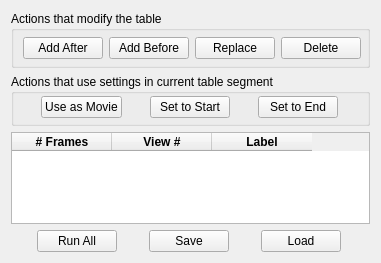
<?xml version="1.0" encoding="UTF-8"?>
<ui version="4.0">
 <class>MovieSequenceForm</class>
 <widget class="QWidget" name="MovieSequenceForm">
  <property name="geometry">
   <rect>
    <x>0</x>
    <y>0</y>
    <width>363</width>
    <height>263</height>
   </rect>
  </property>
  <property name="sizePolicy">
   <sizepolicy hsizetype="Expanding" vsizetype="Expanding">
    <horstretch>0</horstretch>
    <verstretch>0</verstretch>
   </sizepolicy>
  </property>
  <property name="windowTitle">
   <string>3dmodv Movie Sequence</string>
  </property>
  <layout class="QVBoxLayout" name="verticalLayout">
   <item>
    <widget class="QGroupBox" name="groupBox">
     <property name="sizePolicy">
      <sizepolicy hsizetype="Expanding" vsizetype="Preferred">
       <horstretch>0</horstretch>
       <verstretch>0</verstretch>
      </sizepolicy>
     </property>
     <property name="title">
      <string>Actions that modify the table</string>
     </property>
     <layout class="QHBoxLayout" name="horizontalLayout_2">
      <property name="topMargin">
       <number>6</number>
      </property>
      <property name="rightMargin">
       <number>6</number>
      </property>
      <property name="bottomMargin">
       <number>6</number>
      </property>
      <item>
       <widget class="QPushButton" name="addAfterButton">
        <property name="toolTip">
         <string>Add current movie to table after selected line</string>
        </property>
        <property name="text">
         <string>Add After</string>
        </property>
       </widget>
      </item>
      <item>
       <widget class="QPushButton" name="addBeforeButton">
        <property name="sizePolicy">
         <sizepolicy hsizetype="Fixed" vsizetype="Fixed">
          <horstretch>0</horstretch>
          <verstretch>0</verstretch>
         </sizepolicy>
        </property>
        <property name="toolTip">
         <string>Add current movie to table before selected line</string>
        </property>
        <property name="text">
         <string>Add Before</string>
        </property>
       </widget>
      </item>
      <item>
       <widget class="QPushButton" name="replaceButton">
        <property name="toolTip">
         <string>Update selected table segment with current movie settings</string>
        </property>
        <property name="text">
         <string>Replace</string>
        </property>
       </widget>
      </item>
      <item>
       <widget class="QPushButton" name="deleteButton">
        <property name="toolTip">
         <string>Delete segment selected in table</string>
        </property>
        <property name="text">
         <string>Delete</string>
        </property>
       </widget>
      </item>
     </layout>
    </widget>
   </item>
   <item>
    <widget class="QGroupBox" name="groupBox_2">
     <property name="sizePolicy">
      <sizepolicy hsizetype="Expanding" vsizetype="Preferred">
       <horstretch>0</horstretch>
       <verstretch>0</verstretch>
      </sizepolicy>
     </property>
     <property name="title">
      <string>Actions that use settings in current table segment</string>
     </property>
     <layout class="QHBoxLayout" name="horizontalLayout_3">
      <property name="leftMargin">
       <number>5</number>
      </property>
      <property name="topMargin">
       <number>2</number>
      </property>
      <property name="rightMargin">
       <number>5</number>
      </property>
      <property name="bottomMargin">
       <number>5</number>
      </property>
      <item>
       <widget class="QPushButton" name="setMovieButton">
        <property name="sizePolicy">
         <sizepolicy hsizetype="Fixed" vsizetype="Fixed">
          <horstretch>0</horstretch>
          <verstretch>0</verstretch>
         </sizepolicy>
        </property>
        <property name="toolTip">
         <string>Set movie start and end parameters from selected segment</string>
        </property>
        <property name="text">
         <string>Use as Movie</string>
        </property>
       </widget>
      </item>
      <item>
       <widget class="QPushButton" name="setStartButton">
        <property name="sizePolicy">
         <sizepolicy hsizetype="Fixed" vsizetype="Fixed">
          <horstretch>0</horstretch>
          <verstretch>0</verstretch>
         </sizepolicy>
        </property>
        <property name="toolTip">
         <string>Set display (not movie parameters) to start position of segment</string>
        </property>
        <property name="text">
         <string>Set to Start</string>
        </property>
       </widget>
      </item>
      <item>
       <widget class="QPushButton" name="setEndButton">
        <property name="sizePolicy">
         <sizepolicy hsizetype="Fixed" vsizetype="Fixed">
          <horstretch>0</horstretch>
          <verstretch>0</verstretch>
         </sizepolicy>
        </property>
        <property name="toolTip">
         <string>Set display (not movie parameters) to end position of segment</string>
        </property>
        <property name="text">
         <string>Set to End</string>
        </property>
       </widget>
      </item>
     </layout>
    </widget>
   </item>
   <item>
    <widget class="QTableWidget" name="table">
     <property name="sizePolicy">
      <sizepolicy hsizetype="Expanding" vsizetype="Expanding">
       <horstretch>0</horstretch>
       <verstretch>0</verstretch>
      </sizepolicy>
     </property>
     <property name="editTriggers">
      <set>QAbstractItemView::AnyKeyPressed|QAbstractItemView::DoubleClicked|QAbstractItemView::EditKeyPressed|QAbstractItemView::SelectedClicked</set>
     </property>
     <property name="columnCount">
      <number>3</number>
     </property>
     <column>
      <property name="text">
       <string># Frames</string>
      </property>
      <property name="font">
       <font>
        <weight>75</weight>
        <bold>true</bold>
       </font>
      </property>
     </column>
     <column>
      <property name="text">
       <string>View #</string>
      </property>
      <property name="font">
       <font>
        <weight>75</weight>
        <bold>true</bold>
       </font>
      </property>
     </column>
     <column>
      <property name="text">
       <string>Label</string>
      </property>
      <property name="font">
       <font>
        <weight>75</weight>
        <bold>true</bold>
       </font>
      </property>
     </column>
    </widget>
   </item>
   <item>
    <layout class="QHBoxLayout" name="horizontalLayout">
     <item>
      <widget class="QPushButton" name="runAllButton">
       <property name="sizePolicy">
        <sizepolicy hsizetype="Fixed" vsizetype="Fixed">
         <horstretch>0</horstretch>
         <verstretch>0</verstretch>
        </sizepolicy>
       </property>
       <property name="toolTip">
        <string>Run through whole sequence of segments</string>
       </property>
       <property name="text">
        <string>Run All</string>
       </property>
      </widget>
     </item>
     <item>
      <widget class="QPushButton" name="saveButton">
       <property name="sizePolicy">
        <sizepolicy hsizetype="Fixed" vsizetype="Fixed">
         <horstretch>0</horstretch>
         <verstretch>0</verstretch>
        </sizepolicy>
       </property>
       <property name="toolTip">
        <string>Save sequence to file</string>
       </property>
       <property name="text">
        <string>Save</string>
       </property>
      </widget>
     </item>
     <item>
      <widget class="QPushButton" name="loadButton">
       <property name="sizePolicy">
        <sizepolicy hsizetype="Fixed" vsizetype="Fixed">
         <horstretch>0</horstretch>
         <verstretch>0</verstretch>
        </sizepolicy>
       </property>
       <property name="toolTip">
        <string>Load sequence from file</string>
       </property>
       <property name="text">
        <string>Load</string>
       </property>
      </widget>
     </item>
    </layout>
   </item>
  </layout>
 </widget>
 <resources/>
 <connections/>
</ui>
